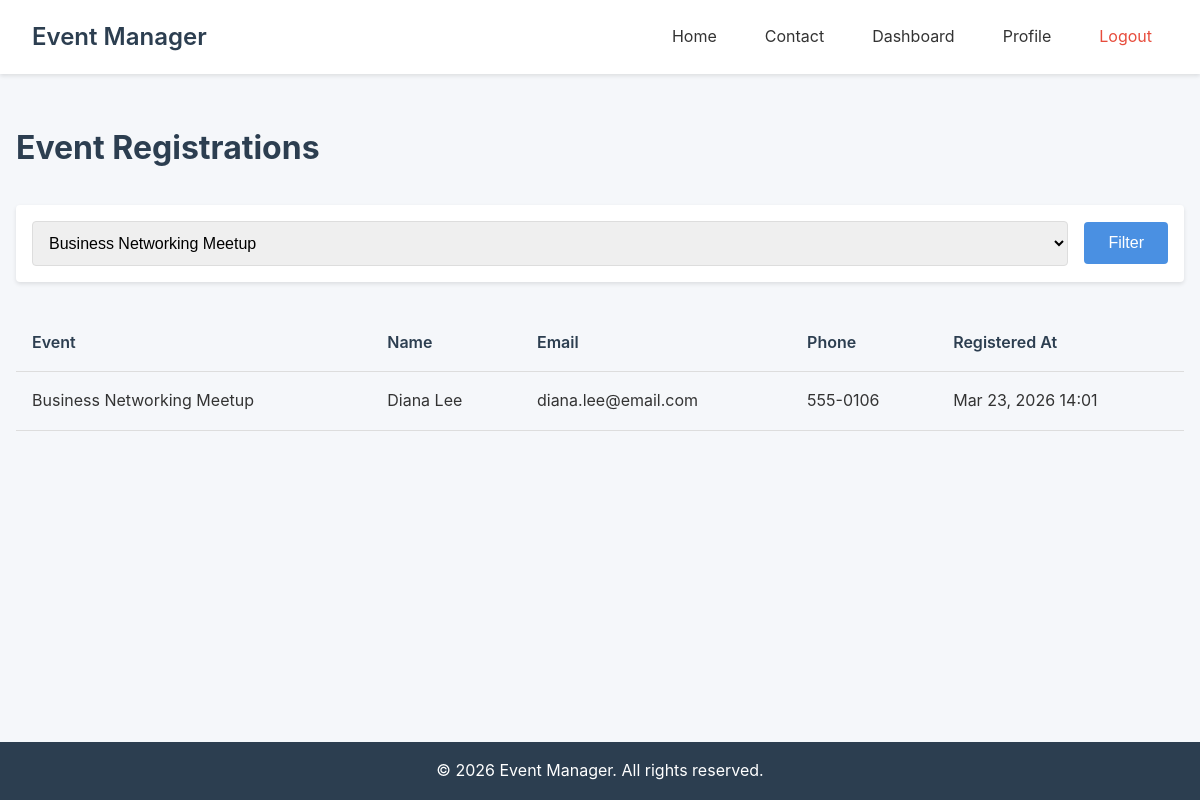
Screenshot of /dashboard/registrations.php?event_id=3 (signed in) with the database file from the repository.
### tables this page shows
CREATE TABLE IF NOT EXISTS event_registrations (
    id INT AUTO_INCREMENT PRIMARY KEY,
    event_id INT NOT NULL,
    name VARCHAR(100) NOT NULL,
    email VARCHAR(100) NOT NULL,
    phone VARCHAR(20) NOT NULL,
    registered_at TIMESTAMP DEFAULT CURRENT_TIMESTAMP,
    FOREIGN KEY (event_id) REFERENCES events(id) ON DELETE CASCADE,
    INDEX idx_event_id (event_id),
    INDEX idx_email (email)
);

CREATE TABLE IF NOT EXISTS events (
    id INT AUTO_INCREMENT PRIMARY KEY,
    title VARCHAR(200) NOT NULL,
    description TEXT NOT NULL,
    event_date DATE NOT NULL,
    event_time TIME NOT NULL,
    venue VARCHAR(200) NOT NULL,
    image VARCHAR(255) DEFAULT NULL,
    max_capacity INT DEFAULT 0,
    created_by INT NOT NULL,
    created_at TIMESTAMP DEFAULT CURRENT_TIMESTAMP,
    updated_at TIMESTAMP DEFAULT CURRENT_TIMESTAMP ON UPDATE CURRENT_TIMESTAMP,
    FOREIGN KEY (created_by) REFERENCES users(id) ON DELETE CASCADE,
    INDEX idx_event_date (event_date),
    FULLTEXT idx_search (title, description)
);

### dashboard/registrations.php (the view, shortened to what this page needs)
<?php
$event_id = intval($_GET['event_id'] ?? 0);
try {
    $db = getDB();
    $stmt = $db->query("SELECT id, title FROM events ORDER BY event_date DESC");
    $events_list = $stmt->fetchAll();
    if ($event_id > 0) {
        $stmt = $db->prepare("SELECT er.*, e.title as event_title
                             FROM event_registrations er
                             JOIN events e ON er.event_id = e.id
                             WHERE er.event_id = ?
                             ORDER BY er.registered_at DESC");
        $stmt->execute([$event_id]);
    } else {
        $stmt = $db->query("SELECT er.*, e.title as event_title
                           FROM event_registrations er
                           JOIN events e ON er.event_id = e.id
                           ORDER BY er.registered_at DESC");
    }
    $registrations = $stmt->fetchAll();
} catch (PDOException $e) {
    $registrations = [];
    $events_list = [];
}
include __DIR__ . '/../includes/header.php';
?>
<main class="main">
    <div class="container">
        <div class="page-header">
            <h2>Event Registrations</h2>
        </div>
        <div class="filter-section">
            <form method="GET" class="filter-form">
                <select name="event_id" id="event_id" class="filter-select">
                    <?php foreach ($events_list as $event): ?>
                        <option value="<?php echo $event['id']; ?>" <?php echo $event_id == $event['id'] ? 'selected' : ''; ?>>
                            <?php echo htmlspecialchars($event['title']); ?>
                        </option>
                    <?php endforeach; ?>
                </select>
                <button type="submit" class="btn btn-primary">Filter</button>
            </form>
        </div>
        <?php if (empty($registrations)): ?>
            <p>No registrations found.</p>
        <?php else: ?>
            <div class="table-container">
                <table class="data-table">
                    <thead>
                        <tr>
                            <th>Event</th>
                            <th>Name</th>
                            <th>Email</th>
                            <th>Phone</th>
                            <th>Registered At</th>
                        </tr>
                    </thead>
                    <tbody>
                        <?php foreach ($registrations as $reg): ?>
                            <tr>
                                <td><?php echo htmlspecialchars($reg['event_title']); ?></td>
                                <td><?php echo htmlspecialchars($reg['name']); ?></td>
                                <td><?php echo htmlspecialchars($reg['email']); ?></td>
                                <td><?php echo htmlspecialchars($reg['phone']); ?></td>
                                <td><?php echo date('M d, Y H:i', strtotime($reg['registered_at'])); ?></td>
                            </tr>
                        <?php endforeach; ?>
                    </tbody>
                </table>
            </div>
        <?php endif; ?>
    </div>
</main>
<?php include __DIR__ . '/../includes/footer.php'; ?>

### assets/css/style.css (style rules this page uses)
:root { --primary-color: #4a90e2; --secondary-color: #2c3e50; --success-color: #27ae60; --error-color: #e74c3c; --warning-color: #f39c12; --bg-color: #f5f7fa; --text-color: #333; --border-color: #ddd; --shadow: 0 2px 4px rgba(0,0,0,0.1); --border-radius: 4px; --spacing: 1rem; }
* { margin: 0; padding: 0; box-sizing: border-box; }
body { font-family: -apple-system, BlinkMacSystemFont, 'Segoe UI', Roboto, 'Helvetica Neue', Arial, sans-serif; line-height: 1.6; color: var(--text-color); background-color: var(--bg-color); min-height: 100vh; display: flex; flex-direction: column; }
.container { width: 100%; max-width: 1200px; margin: 0 auto; padding: 0 var(--spacing); }
.btn-primary { background-color: var(--primary-color); color: white; padding: 0.5rem 1rem; border-radius: var(--border-radius); border: none; text-decoration: none; display: inline-block; transition: opacity 0.3s; }
.main { flex: 1; padding: var(--spacing) 0; }
.page-header { margin-bottom: 2rem; }
.page-header h2 { font-size: 2rem; margin-bottom: 0.5rem; color: var(--secondary-color); }
.btn { padding: 0.75rem 1.5rem; border: none; border-radius: var(--border-radius); font-size: 1rem; cursor: pointer; text-decoration: none; display: inline-block; transition: opacity 0.3s; }
.table-container { overflow-x: auto; }
.data-table { width: 100%; border-collapse: collapse; }
.data-table th, .data-table td { padding: var(--spacing); text-align: left; border-bottom: 1px solid var(--border-color); }
.data-table th { background-color: var(--bg-color); font-weight: 600; color: var(--secondary-color); }
.filter-section { background: white; padding: var(--spacing); border-radius: var(--border-radius); box-shadow: var(--shadow); margin-bottom: 2rem; }
.filter-form { display: flex; gap: var(--spacing); align-items: center; }
.filter-select { flex: 1; padding: 0.75rem; border: 1px solid var(--border-color); border-radius: var(--border-radius); font-size: 1rem; }

### rows the page displays
event_registrations: event.title "Business Networking Meetup", name "Diana Lee", email "diana.lee@email.com", phone "555-0106", registered_at "Mar 23, 2026 14:01"

### other values shown
SITE_NAME "Event Manager"
form field event_id "Business Networking Meetup"
